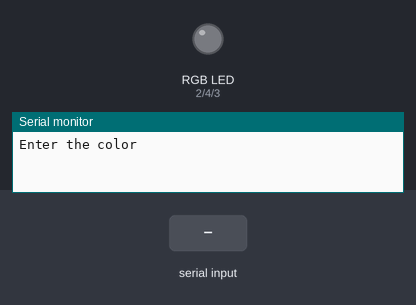
Bench run of a sketch on a simulated Arduino Uno, built with avr-gcc and run on an emulated ATmega328P. Parts: an RGB LED mixed from three pins (HIGH = lit), the last lines printed to the serial monitor. Inputs (shaded band) come from the test bench.

Above: at 1.2 s.
1.3 s: "red" received over Serial
At 2.7 s:
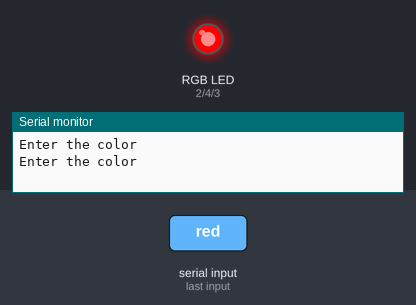
3.8 s: "green" received over Serial
At 5.8 s:
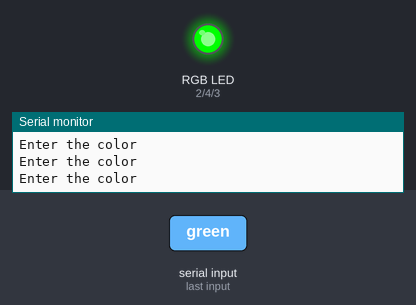
6.3 s: "blue" received over Serial
At 7.7 s:
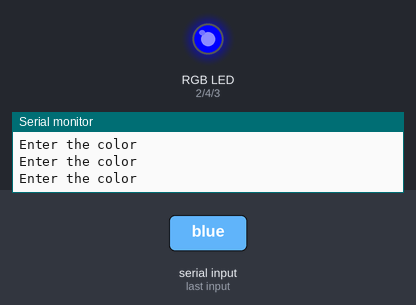
8.8 s: "yellow" received over Serial
At 10.9 s:
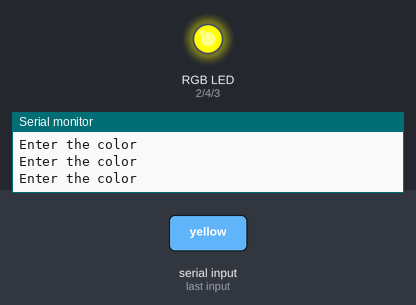
11.3 s: "aqua" received over Serial
At 12.7 s:
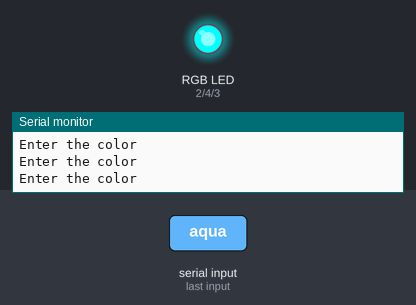
13.8 s: "violet" received over Serial
At 15.9 s:
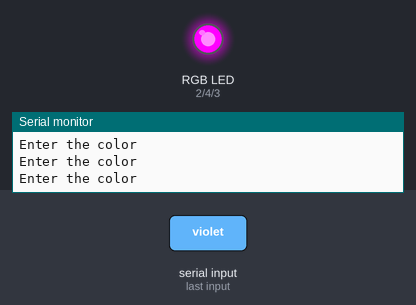
Timing chart, 0 to 17.3 s (numbered marks = the images above; inputs shaded):
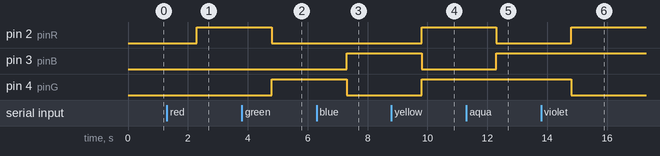

Measured:
- after the input at 1.3 s, pin 2 (pinR): LOW → HIGH after 1.0 s
- after the input at 3.8 s, pin 2 (pinR): HIGH → LOW after 1.0 s; pin 4 (pinG): LOW → HIGH after 1.0 s
- after the input at 6.3 s, pin 3 (pinB): LOW → HIGH after 1.0 s; pin 4 (pinG): HIGH → LOW after 1.0 s
- after the input at 8.8 s, pin 2 (pinR), pin 4 (pinG): LOW → HIGH after 1.0 s; pin 3 (pinB): HIGH → LOW after 1.0 s
- after the input at 11.3 s, pin 2 (pinR): HIGH → LOW after 1.0 s; pin 3 (pinB): LOW → HIGH after 1.0 s
- after the input at 13.8 s, pin 2 (pinR): LOW → HIGH after 1.0 s; pin 4 (pinG): HIGH → LOW after 1.0 s

The sketch:

arduino_12_rgb_bulb1.ino
```cpp
// C++ code
//
int pinR = 2;
int pinG = 4;
int pinB = 3;
String msg = "Enter the color";
String mycolor;
void setup()
{
  pinMode(pinR, OUTPUT);
  pinMode(pinG, OUTPUT);
  pinMode(pinB, OUTPUT);
  Serial.begin(9600);
}

void loop()
{
  Serial.println(msg);
  while(Serial.available()==0){}
  mycolor = Serial.readString();

  if(mycolor=="red"){
    digitalWrite(pinR, HIGH);
    digitalWrite(pinG, LOW);
    digitalWrite(pinB, LOW);
  }
  if(mycolor=="green"){
    digitalWrite(pinR, LOW);
    digitalWrite(pinG, HIGH);
    digitalWrite(LED_BUILTIN, LOW);
  }
  if(mycolor=="blue"){
    digitalWrite(pinR, LOW);
    digitalWrite(pinG, LOW);
    digitalWrite(pinB, HIGH);
  }
  if(mycolor=="yellow"){
    analogWrite(pinR, 255);
    analogWrite(pinG, 255);
    analogWrite(pinB, 0);
  }
  if(mycolor=="aqua"){
    analogWrite(pinR, 0);
    analogWrite(pinG, 255);
    analogWrite(pinB, 255);
  }
  if(mycolor=="violet"){
    analogWrite(pinR, 255);
    analogWrite(pinG, 0);
    analogWrite(pinB, 255);
  }
}
```
